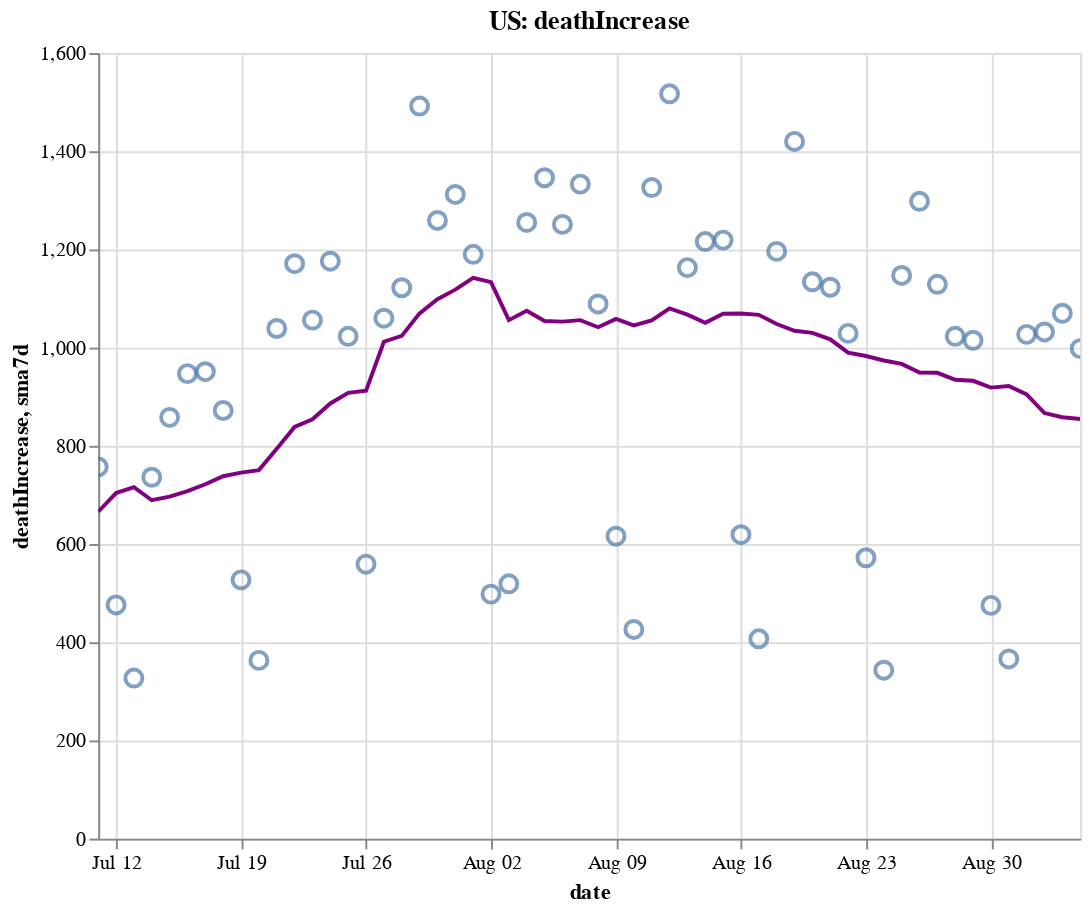

The notebook cell this image was saved under:
### Code cell
create_plot(us, 'deathIncrease')

### Figure 1 — Vega-Lite specification as saved in the notebook (floating-point values rounded to 4 significant figures)
{"config": {"view": {"continuousWidth": 400, "continuousHeight": 300}}, "layer": [{"layer": [{"mark": {"type": "point", "size": 75}, "encoding": {"tooltip": [{"type": "temporal", "field": "date"}, {"type": "quantitative", "field": "deathIncrease"}, {"type": "quantitative", "field": "sma7d"}], "x": {"type": "temporal", "field": "date"}, "y": {"type": "quantitative", "field": "deathIncrease"}}, "selection": {"selector006": {"type": "interval", "bind": "scales", "encodings": ["x", "y"]}}}, {"mark": {"type": "line", "color": "purple"}, "encoding": {"x": {"type": "temporal", "field": "date"}, "y": {"type": "quantitative", "field": "sma7d"}}}]}, {"mark": {"type": "rule", "color": "#aaa"}, "encoding": {"x": {"type": "temporal", "field": "date"}}, "transform": [{"filter": {"selection": "selector005"}}]}, {"mark": "circle", "encoding": {"opacity": {"condition": {"value": 1, "selection": "selector005"}, "value": 0}, "tooltip": [{"type": "temporal", "field": "date"}, {"type": "quantitative", "field": "deathIncrease"}, {"type": "quantitative", "field": "sma7d"}], "x": {"type": "temporal", "field": "date"}, "y": {"type": "quantitative", "field": "deathIncrease"}}, "selection": {"selector005": {"type": "single", "encodings": ["x"], "on": "mouseover", "nearest": true, "empty": "none"}}}, {"mark": {"type": "text", "align": "left", "dx": 5, "dy": -5, "stroke": "white", "strokeWidth": 2}, "encoding": {"text": {"type": "quantitative", "field": "deathIncrease"}, "tooltip": [{"type": "temporal", "field": "date"}, {"type": "quantitative", "field": "deathIncrease"}, {"type": "quantitative", "field": "sma7d"}], "x": {"type": "temporal", "field": "date"}, "y": {"type": "quantitative", "field": "deathIncrease"}}, "transform": [{"filter": {"selection": "selector005"}}]}, {"mark": {"type": "text", "align": "left", "dx": 5, "dy": -5}, "encoding": {"text": {"type": "quantitative", "field": "deathIncrease"}, "tooltip": [{"type": "temporal", "field": "date"}, {"type": "quantitative", "field": "deathIncrease"}, {"type": "quantitative", "field": "sma7d"}], "x": {"type": "temporal", "field": "date"}, "y": {"type": "quantitative", "field": "deathIncrease"}}, "transform": [{"filter": {"selection": "selector005"}}]}], "data": {"name": "data-88db691e42c4a1f8e597dd21595fd861"}, "height": 400, "title": "US: deathIncrease", "width": 500, "$schema": "https://vega.github.io/schema/vega-lite/v4.8.1.json", "datasets": {"data-88db691e42c4a1f8e597dd21595fd861": [{"date": "2020-07-11T00:00:00", "totalTestResultsIncrease": 707800.0, "positiveIncrease": 62900.0, "death": 127000.0, "deathIncrease": 757.0, "positiveRate": 0.089, "state": "US", "sma7d": 665.7}, {"date": "2020-07-12T00:00:00", "totalTestResultsIncrease": 769400.0, "positiveIncrease": 61310.0, "death": 127500.0, "deathIncrease": 476.0, "positiveRate": 0.08, "state": "US", "sma7d": 703.9}, {"date": "2020-07-13T00:00:00", "totalTestResultsIncrease": 691900.0, "positiveIncrease": 58100.0, "death": 127800.0, "deathIncrease": 327.0, "positiveRate": 0.084, "state": "US", "sma7d": 715.9}, {"date": "2020-07-14T00:00:00", "totalTestResultsIncrease": 770000.0, "positiveIncrease": 62730.0, "death": 128600.0, "deathIncrease": 736.0, "positiveRate": 0.081, "state": "US", "sma7d": 689.1}, {"date": "2020-07-15T00:00:00", "totalTestResultsIncrease": 773200.0, "positiveIncrease": 65800.0, "death": 129400.0, "deathIncrease": 858.0, "positiveRate": 0.085, "state": "US", "sma7d": 696.4}, {"date": "2020-07-16T00:00:00", "totalTestResultsIncrease": 832400.0, "positiveIncrease": 71040.0, "death": 130400.0, "deathIncrease": 947.0, "positiveRate": 0.085, "state": "US", "sma7d": 707.9}, {"date": "2020-07-17T00:00:00", "totalTestResultsIncrease": 839300.0, "positiveIncrease": 76840.0, "death": 131300.0, "deathIncrease": 951.0, "positiveRate": 0.092, "state": "US", "sma7d": 721.7}, {"date": "2020-07-18T00:00:00", "totalTestResultsIncrease": 763600.0, "positiveIncrease": 64950.0, "death": 132200.0, "deathIncrease": 872.0, "positiveRate": 0.085, "state": "US", "sma7d": 738.1}, {"date": "2020-07-19T00:00:00", "totalTestResultsIncrease": 786700.0, "positiveIncrease": 64260.0, "death": 132700.0, "deathIncrease": 527.0, "positiveRate": 0.082, "state": "US", "sma7d": 745.4}, {"date": "2020-07-20T00:00:00", "totalTestResultsIncrease": 712400.0, "positiveIncrease": 57040.0, "death": 133100.0, "deathIncrease": 363.0, "positiveRate": 0.08, "state": "US", "sma7d": 750.6}, {"date": "2020-07-21T00:00:00", "totalTestResultsIncrease": 754900.0, "positiveIncrease": 63930.0, "death": 134100.0, "deathIncrease": 1039.0, "positiveRate": 0.085, "state": "US", "sma7d": 793.9}, {"date": "2020-07-22T00:00:00", "totalTestResultsIncrease": 801600.0, "positiveIncrease": 69330.0, "death": 135300.0, "deathIncrease": 1171.0, "positiveRate": 0.086, "state": "US", "sma7d": 838.6}, {"date": "2020-07-23T00:00:00", "totalTestResultsIncrease": 845900.0, "positiveIncrease": 71550.0, "death": 136400.0, "deathIncrease": 1056.0, "positiveRate": 0.085, "state": "US", "sma7d": 854.1}, {"date": "2020-07-24T00:00:00", "totalTestResultsIncrease": 933600.0, "positiveIncrease": 75240.0, "death": 137500.0, "deathIncrease": 1176.0, "positiveRate": 0.081, "state": "US", "sma7d": 886.3}, {"date": "2020-07-25T00:00:00", "totalTestResultsIncrease": 791000.0, "positiveIncrease": 64740.0, "death": 138500.0, "deathIncrease": 1023.0, "positiveRate": 0.082, "state": "US", "sma7d": 907.9}, {"date": "2020-07-26T00:00:00", "totalTestResultsIncrease": 851100.0, "positiveIncrease": 61000.0, "death": 139100.0, "deathIncrease": 559.0, "positiveRate": 0.072, "state": "US", "sma7d": 912.4}, {"date": "2020-07-27T00:00:00", "totalTestResultsIncrease": 762700.0, "positiveIncrease": 55330.0, "death": 140200.0, "deathIncrease": 1060.0, "positiveRate": 0.073, "state": "US", "sma7d": 1012.0}, {"date": "2020-07-28T00:00:00", "totalTestResultsIncrease": 738100.0, "positiveIncrease": 56450.0, "death": 141300.0, "deathIncrease": 1122.0, "positiveRate": 0.076, "state": "US", "sma7d": 1024.0}, {"date": "2020-07-29T00:00:00", "totalTestResultsIncrease": 864500.0, "positiveIncrease": 66960.0, "death": 142800.0, "deathIncrease": 1492.0, "positiveRate": 0.077, "state": "US", "sma7d": 1070.0}, {"date": "2020-07-30T00:00:00", "totalTestResultsIncrease": 814700.0, "positiveIncrease": 69420.0, "death": 144000.0, "deathIncrease": 1259.0, "positiveRate": 0.085, "state": "US", "sma7d": 1099.0}, {"date": "2020-07-31T00:00:00", "totalTestResultsIncrease": 731900.0, "positiveIncrease": 67620.0, "death": 145400.0, "deathIncrease": 1312.0, "positiveRate": 0.092, "state": "US", "sma7d": 1118.0}, {"date": "2020-08-01T00:00:00", "totalTestResultsIncrease": 745700.0, "positiveIncrease": 61100.0, "death": 146500.0, "deathIncrease": 1190.0, "positiveRate": 0.082, "state": "US", "sma7d": 1142.0}, {"date": "2020-08-02T00:00:00", "totalTestResultsIncrease": 699500.0, "positiveIncrease": 46760.0, "death": 147000.0, "deathIncrease": 498.0, "positiveRate": 0.067, "state": "US", "sma7d": 1133.0}, {"date": "2020-08-03T00:00:00", "totalTestResultsIncrease": 745100.0, "positiveIncrease": 49770.0, "death": 147600.0, "deathIncrease": 519.0, "positiveRate": 0.067, "state": "US", "sma7d": 1056.0}, {"date": "2020-08-04T00:00:00", "totalTestResultsIncrease": 717100.0, "positiveIncrease": 51860.0, "death": 148800.0, "deathIncrease": 1255.0, "positiveRate": 0.072, "state": "US", "sma7d": 1075.0}, {"date": "2020-08-05T00:00:00", "totalTestResultsIncrease": 699600.0, "positiveIncrease": 52330.0, "death": 150200.0, "deathIncrease": 1346.0, "positiveRate": 0.075, "state": "US", "sma7d": 1054.0}, {"date": "2020-08-06T00:00:00", "totalTestResultsIncrease": 766600.0, "positiveIncrease": 54180.0, "death": 151400.0, "deathIncrease": 1251.0, "positiveRate": 0.071, "state": "US", "sma7d": 1053.0}, {"date": "2020-08-07T00:00:00", "totalTestResultsIncrease": 785400.0, "positiveIncrease": 61350.0, "death": 152700.0, "deathIncrease": 1333.0, "positiveRate": 0.078, "state": "US", "sma7d": 1056.0}, {"date": "2020-08-08T00:00:00", "totalTestResultsIncrease": 683400.0, "positiveIncrease": 53710.0, "death": 153800.0, "deathIncrease": 1089.0, "positiveRate": 0.079, "state": "US", "sma7d": 1042.0}, {"date": "2020-08-09T00:00:00", "totalTestResultsIncrease": 724000.0, "positiveIncrease": 50620.0, "death": 154400.0, "deathIncrease": 616.0, "positiveRate": 0.07, "state": "US", "sma7d": 1058.0}, {"date": "2020-08-10T00:00:00", "totalTestResultsIncrease": 740900.0, "positiveIncrease": 42090.0, "death": 154900.0, "deathIncrease": 426.0, "positiveRate": 0.057, "state": "US", "sma7d": 1045.0}, {"date": "2020-08-11T00:00:00", "totalTestResultsIncrease": 760000.0, "positiveIncrease": 55700.0, "death": 156200.0, "deathIncrease": 1326.0, "positiveRate": 0.073, "state": "US", "sma7d": 1055.0}, {"date": "2020-08-12T00:00:00", "totalTestResultsIncrease": 500200.0, "positiveIncrease": 56130.0, "death": 157700.0, "deathIncrease": 1517.0, "positiveRate": 0.112, "state": "US", "sma7d": 1080.0}, {"date": "2020-08-13T00:00:00", "totalTestResultsIncrease": 900300.0, "positiveIncrease": 51760.0, "death": 158900.0, "deathIncrease": 1163.0, "positiveRate": 0.057, "state": "US", "sma7d": 1067.0}, {"date": "2020-08-14T00:00:00", "totalTestResultsIncrease": 862300.0, "positiveIncrease": 55640.0, "death": 160100.0, "deathIncrease": 1216.0, "positiveRate": 0.065, "state": "US", "sma7d": 1050.0}, {"date": "2020-08-15T00:00:00", "totalTestResultsIncrease": 756700.0, "positiveIncrease": 56150.0, "death": 161300.0, "deathIncrease": 1219.0, "positiveRate": 0.074, "state": "US", "sma7d": 1069.0}, {"date": "2020-08-16T00:00:00", "totalTestResultsIncrease": 790400.0, "positiveIncrease": 42490.0, "death": 161900.0, "deathIncrease": 619.0, "positiveRate": 0.054, "state": "US", "sma7d": 1069.0}, {"date": "2020-08-17T00:00:00", "totalTestResultsIncrease": 670100.0, "positiveIncrease": 37880.0, "death": 162300.0, "deathIncrease": 407.0, "positiveRate": 0.057, "state": "US", "sma7d": 1067.0}, {"date": "2020-08-18T00:00:00", "totalTestResultsIncrease": 663600.0, "positiveIncrease": 40800.0, "death": 163500.0, "deathIncrease": 1196.0, "positiveRate": 0.061, "state": "US", "sma7d": 1048.0}, {"date": "2020-08-19T00:00:00", "totalTestResultsIncrease": 674000.0, "positiveIncrease": 44950.0, "death": 165000.0, "deathIncrease": 1420.0, "positiveRate": 0.067, "state": "US", "sma7d": 1034.0}, {"date": "2020-08-20T00:00:00", "totalTestResultsIncrease": 703300.0, "positiveIncrease": 43760.0, "death": 166100.0, "deathIncrease": 1134.0, "positiveRate": 0.062, "state": "US", "sma7d": 1030.0}, {"date": "2020-08-21T00:00:00", "totalTestResultsIncrease": 759100.0, "positiveIncrease": 46560.0, "death": 167200.0, "deathIncrease": 1123.0, "positiveRate": 0.061, "state": "US", "sma7d": 1017.0}, {"date": "2020-08-22T00:00:00", "totalTestResultsIncrease": 773800.0, "positiveIncrease": 46240.0, "death": 168200.0, "deathIncrease": 1029.0, "positiveRate": 0.06, "state": "US", "sma7d": 989.7}, {"date": "2020-08-23T00:00:00", "totalTestResultsIncrease": 629500.0, "positiveIncrease": 37570.0, "death": 168800.0, "deathIncrease": 572.0, "positiveRate": 0.06, "state": "US", "sma7d": 983.0}, {"date": "2020-08-24T00:00:00", "totalTestResultsIncrease": 692200.0, "positiveIncrease": 34640.0, "death": 169200.0, "deathIncrease": 343.0, "positiveRate": 0.05, "state": "US", "sma7d": 973.9}, {"date": "2020-08-25T00:00:00", "totalTestResultsIncrease": 645600.0, "positiveIncrease": 36370.0, "death": 170300.0, "deathIncrease": 1147.0, "positiveRate": 0.056, "state": "US", "sma7d": 966.9}, {"date": "2020-08-26T00:00:00", "totalTestResultsIncrease": 655700.0, "positiveIncrease": 44060.0, "death": 171600.0, "deathIncrease": 1298.0, "positiveRate": 0.067, "state": "US", "sma7d": 949.4}, {"date": "2020-08-27T00:00:00", "totalTestResultsIncrease": 751900.0, "positiveIncrease": 43980.0, "death": 172700.0, "deathIncrease": 1129.0, "positiveRate": 0.058, "state": "US", "sma7d": 948.7}, {"date": "2020-08-28T00:00:00", "totalTestResultsIncrease": 783200.0, "positiveIncrease": 46550.0, "death": 173800.0, "deathIncrease": 1023.0, "positiveRate": 0.059, "state": "US", "sma7d": 934.4}, {"date": "2020-08-29T00:00:00", "totalTestResultsIncrease": 775600.0, "positiveIncrease": 44500.0, "death": 174800.0, "deathIncrease": 1015.0, "positiveRate": 0.057, "state": "US", "sma7d": 932.4}, {"date": "2020-08-30T00:00:00", "totalTestResultsIncrease": 746500.0, "positiveIncrease": 39500.0, "death": 175200.0, "deathIncrease": 475.0, "positiveRate": 0.053, "state": "US", "sma7d": 918.6}, {"date": "2020-08-31T00:00:00", "totalTestResultsIncrease": 685600.0, "positiveIncrease": 31410.0, "death": 175600.0, "deathIncrease": 366.0, "positiveRate": 0.046, "state": "US", "sma7d": 921.9}, {"date": "2020-09-01T00:00:00", "totalTestResultsIncrease": 704300.0, "positiveIncrease": 42420.0, "death": 176600.0, "deathIncrease": 1027.0, "positiveRate": 0.06, "state": "US", "sma7d": 904.7}, {"date": "2020-09-02T00:00:00", "totalTestResultsIncrease": 649600.0, "positiveIncrease": 30600.0, "death": 177700.0, "deathIncrease": 1032.0, "positiveRate": 0.047, "state": "US", "sma7d": 866.7}, {"date": "2020-09-03T00:00:00", "totalTestResultsIncrease": 734200.0, "positiveIncrease": 44290.0, "death": 178700.0, "deathIncrease": 1070.0, "positiveRate": 0.06, "state": "US", "sma7d": 858.3}, {"date": "2020-09-04T00:00:00", "totalTestResultsIncrease": 908000.0, "positiveIncrease": 51380.0, "death": 179700.0, "deathIncrease": 998.0, "positiveRate": 0.057, "state": "US", "sma7d": 854.7}]}}
